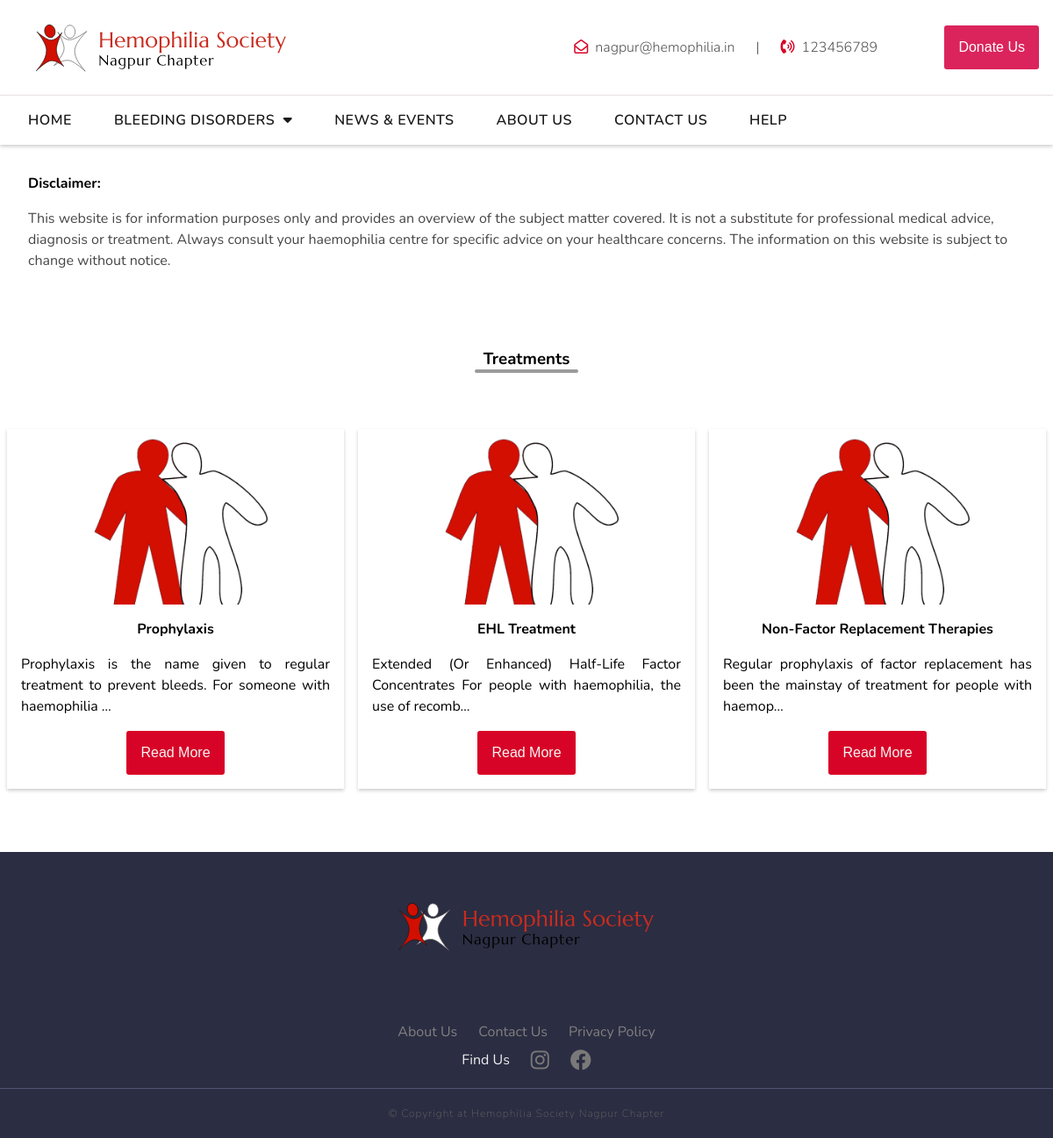
Screenshot of /treatments/ with the database file from the repository.
### home/models.py (models this page shows, shortened)
class posts(models.Model):
    id = models.AutoField(primary_key=True)
    category = models.ForeignKey(hsnc, on_delete=models.CASCADE)
    title = models.CharField(max_length=100,default="")
    content = HTMLField()
    slug = models.SlugField(max_length=50)
    image_1 = models.FileField(upload_to="images",null=True, blank=True)
    created_at = models.DateTimeField(auto_now_add=True)
    updated_at = models.DateTimeField(auto_now=True)

### home/views.py (the view)
# urls.py: path('treatments/', views.treatments, name='treatment'),
def treatments(request):
    category = hsnc.objects.get(slug="treatments")
    qs = posts.objects.all().filter(category=category)
    status =True
    context = {'qs':qs, 'bd':status}
    return render(request, 'home/treatments.html', context)

### home/models.py (called while the page is built)
    def __str__(self):
        return self.category

### home/views.py (called while the page is built)
def categories(request):
    return{'categories':hsnc.objects.all()}

### templates/home/treatments.html (shortened to what this page needs)
{% extends 'base.html' %}
{% load static %}
{% block content%}
<div class="row">
    <div class="col-12 text-left p3">
        <strong class="">Disclaimer:</strong><p class="text-muted mt-1"> This website is for information purposes only and provides an overview of
            the subject matter covered. It is not a substitute for professional medical advice, diagnosis or treatment.
             Always consult your haemophilia centre for specific advice on your healthcare concerns. The information on this website is subject to change without notice. </p>
    </div>
</div>
{% if qs %}
<div class="container mt-4 p1">
    <div class="row grid-gap1">
        <div class="col-12 mb-2">
            {% if query %}
                 <h3>Related Articles</h3>
            {% else %}
                <h3>Treatments</h3>
            {% endif %}
            <div class="underline-dark m-auto"></div>
            </div>
    {% for data in qs %}
        <div class="col-4 col-sm-12 d-flex-center-col shadow">
            <div class="card_more d-flex-col-center">
                <div class="card-img">
                    {% if data.image_1 %}
                    <img src="/media/{{data.image_1}}" class="card_img">
                    {% else %}
                    <img src="{% static 'imgs/logoHSNC.png'%}" class="card_img">
                    {% endif %}
                </div>
                <div class="card-text p2">
                    <h4>{{data.title}}</h4>
                    <p class="text-left subheading mt-1">{{data.content|truncatechars_html:100|safe}}</p>
                    <button class="btn btn-red mt-1 c-white flex-end"><a href="{% url 'home:treatments_slug' data.slug data.category %}">Read More</a></button>
                </div>
            </div>
        </div>
    {% endfor %}
    </div>
</div>
{% endif %}
{% endblock content %}

### static/css/style2.css (style rules this page uses)
* { margin: 0; padding: 0; box-sizing: border-box; scroll-behavior: smooth; }
:root { --btn-color:350 96% 43%; --primary-color: hsl(var(--btn-color)); --ff-color: #fafafa; --ff-color-logo: #d90429; --secondary-color: #c00000; --tirtiary-color: #ebebeb; --fourth-color: #dbdbdb; --footer-color: #2b2d42; --bg-color: white; --ff-size-4: 4rem; --ff-size-3: 3rem; --ff-size-2: 2rem; --ff-size-1: 1rem; --bg-transparent:0 100% 35%; }
body { font-family: "Nunito", sans-serif; flex-direction: column; line-height: 24px; text-rendering: optimizeSpeed; min-height: 100vh; overflow-x: hidden; }
a { text-decoration: none; cursor: pointer; color: whitesmoke; }
.btn { padding: 1rem; border-radius: 3px; border: none; outline: none; text-transform: capitalize; cursor: pointer; font-style: normal; font-weight: normal; font-size: 1rem; }
.grid-gap1 { grid-gap: 1rem; }
img, .story-img > img { width: 100%; display: block; aspect-ratio: 16/9; object-fit: cover; object-position: center; }
[class*="col-"] { text-align: center; width: 100%; height: 100%; }
[class*="card-"] { border-radius: 4px; }
.container { width: 100%; margin: 0 auto; }
.row { display: grid; grid-template-columns: repeat(12, 1fr); place-items: center; width: 100%; }
.col-4 { grid-column: span 4; }
.col-12 { grid-column: span 12; }
.d-flex-center-col { flex-direction: column; display: flex; justify-content: center; align-items: center; }
.flex-end { align-self: baseline; }
.text-left { text-align: left; }
.subheading { font-weight: 300; font-size: 1rem; color: rgb(138, 138, 138); }
.text-muted { color: rgb(71, 69, 69); }
.mt-1 { margin-top: 1rem; }
.mt-4 { margin-top: 4rem; }
.mb-2 { margin-bottom: 2rem; }
.p1 { padding-inline: 0.5rem; padding-block: 0.5rem; }
.p2 { padding-inline: 1rem; padding-block: 1rem; }
.p3 { padding-inline: 2rem; padding-block: 2rem; }
.m-auto { margin: 0 auto; }
.underline-dark { width: 10%; height: 4px; background-color: rgb(155, 155, 155); border-radius: 2px; min-width: 100px; }
.shadow { box-shadow: rgb(0 0 0 / 20%) 0px 2px 4px; }
.c-white { color: #fff; }
.btn-red { background-color:hsl(var(--btn-color)); transition: 0.3s ease; }
.card-img { width: 100%; overflow: hidden; }
.card-img img { object-fit: cover; width: 100%; height: 200px; transition: transform 200ms ease-in-out; }
.card-text { width: 100%; }

### rows the page displays
posts: title "Prophylaxis", content "Prophylaxis is the name given to regular treatment to prevent bleeds. For someone with haemophilia …"
posts: title "EHL Treatment", content "Extended (Or Enhanced) Half-Life Factor Concentrates For people with haemophilia, the use of recomb…"
posts: title "Non-Factor Replacement Therapies", content "Regular prophylaxis of factor replacement has been the mainstay of treatment for people with haemop…"
